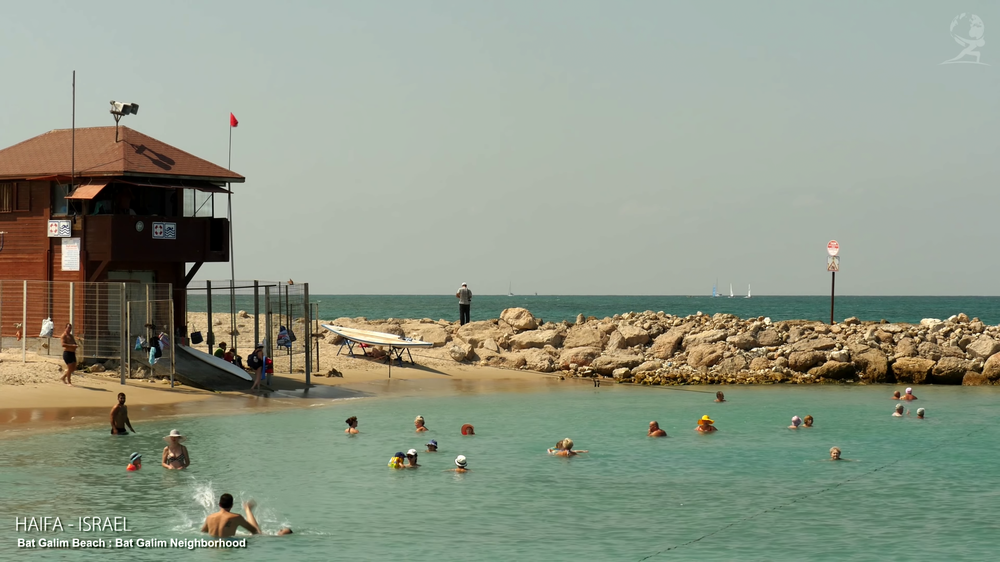
%> input picture 1_43_long6.png, 1000 x 562 px, shrunk from 2560 x 1440 before the run
$ octave test_wlsFilter.m   (GNU Octave 9; MATLAB toolbox functions it lacks are replaced by stand-ins)
%> lines starting %> are read from the running program, lines starting %| are printed output that depends on the picture
### wlsFilter.m
function OUT = wlsFilter(IN, lambda, alpha, L)
%WLSFILTER Edge-preserving smoothing based on the weighted least squares(WLS)
%   optimization framework, as described in Farbman, Fattal, Lischinski, and
%   Szeliski, "Edge-Preserving Decompositions for Multi-Scale Tone and Detail
%   Manipulation", ACM Transactions on Graphics, 27(3), August 2008.
%
%   Given an input image IN, we seek a new image OUT, which, on the one hand,
%   is as close as possible to IN, and, at the same time, is as smooth as
%   possible everywhere, except across significant gradients in L.
%
%
%   Input arguments:
%   ----------------
%     IN              Input image (2-D, double, N-by-M matrix).
%
%     lambda          Balances between the data term and the smoothness
%                     term. Increasing lambda will produce smoother images.
%                     Default value is 1.0
%
%     alpha           Gives a degree of control over the affinities by non-
%                     lineary scaling the gradients. Increasing alpha will
%                     result in sharper preserved edges. Default value: 1.2
%
%     L               Source image for the affinity matrix. Same dimensions
%                     as the input image IN. Default: log(IN)
%
%
%   Example
%   -------
%     RGB = imread('peppers.png');
%     I = double(rgb2gray(RGB));
%     I = I./max(I(:));
%     res = wlsFilter(I, 0.5);
%     figure, imshow(I), figure, imshow(res)
%     res = wlsFilter(I, 2, 2);
%     figure, imshow(res)

if(~exist('L', 'var')),
    L = log(IN+eps);
end

if(~exist('alpha', 'var')),
    alpha = 1.2;
end

if(~exist('lambda', 'var')),
    lambda = 1;
end

smallNum = 0.0001;

[r,c] = size(IN);
k = r*c;

% Compute affinities between adjacent pixels based on gradients of L
dy = diff(L, 1, 1);
dy = -lambda./(abs(dy).^alpha + smallNum);
dy = padarray(dy, [1 0], 'post');
dy = dy(:);

dx = diff(L, 1, 2);
dx = -lambda./(abs(dx).^alpha + smallNum);
dx = padarray(dx, [0 1], 'post');
dx = dx(:);


% Construct a five-point spatially inhomogeneous Laplacian matrix
B(:,1) = dx;
B(:,2) = dy;
d = [-r,-1];
A = spdiags(B,d,k,k);

e = dx;
w = padarray(dx, r, 'pre'); w = w(1:end-r);
s = dy;
n = padarray(dy, 1, 'pre'); n = n(1:end-1);

D = 1-(e+w+s+n);
A = A + A' + spdiags(D, 0, k, k);

% Solve
OUT = A\IN(:);
OUT = reshape(OUT, r, c);
end

### test_wlsFilter.m
RGB = imread('1_43_long6.png');
%> RGB is the input picture: size 562x1000x3 uint8; mean R, G, B 142.7, 151.1, 133.9
I = double(rgb2gray(RGB));
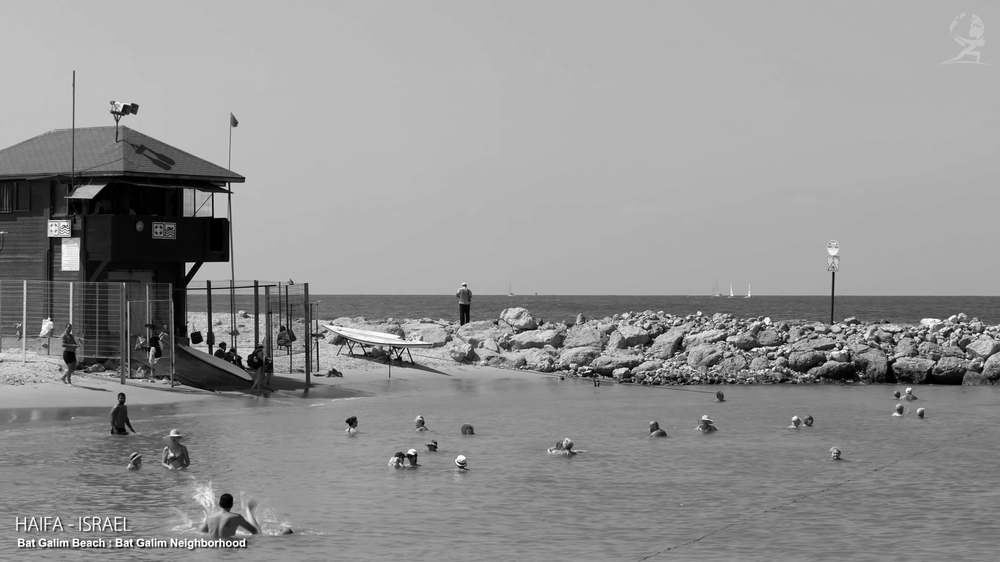
%> I: size 562x1000 double; min 0, max 255, mean 146.6
I = I./max(I(:));
figure, imshow(I)
%res = wlsFilter(I, 0.5);
%figure, imshow(res)
%res = wlsFilter(I, 2, 2);
%figure, imshow(res)
res = wlsFilter(I, 0.5, 0.1);
%> in wlsFilter, `L = log(IN+eps);`:
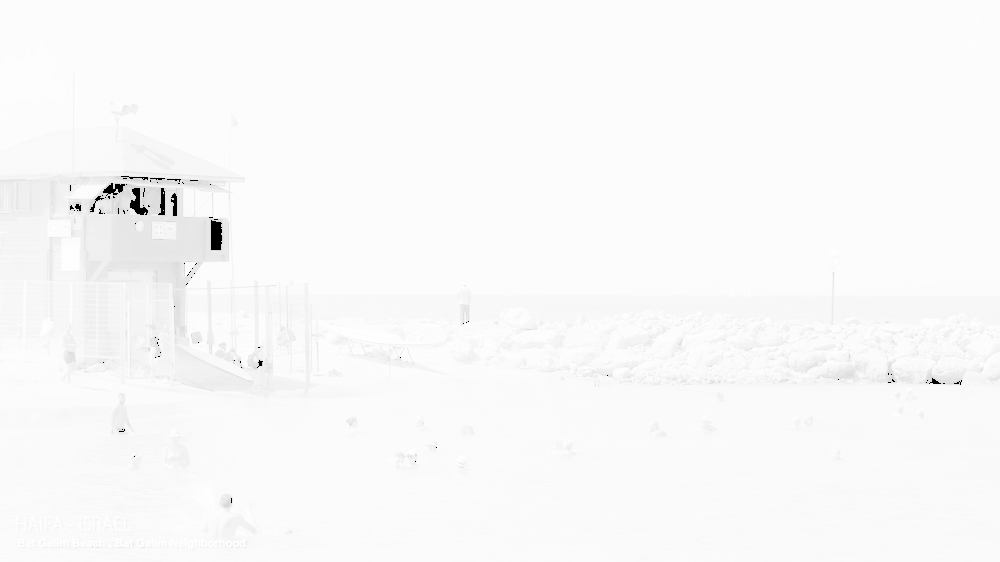
%> L: size 562x1000 double; min -36.04, max 2.22e-16, mean -0.735; drawn with min black and max white
%> in wlsFilter, `dy = diff(L, 1, 1);`:
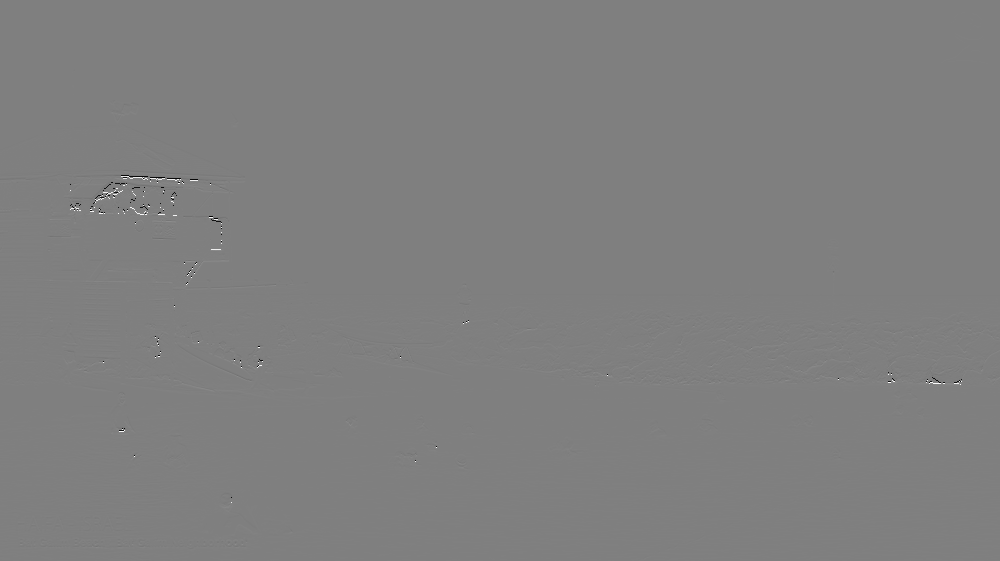
%> dy: size 561x1000 double; min -35.39, max 35.2, mean 0; drawn with min black and max white
%> in wlsFilter, `dy = -lambda./(abs(dy).^alpha + smallNum);`:
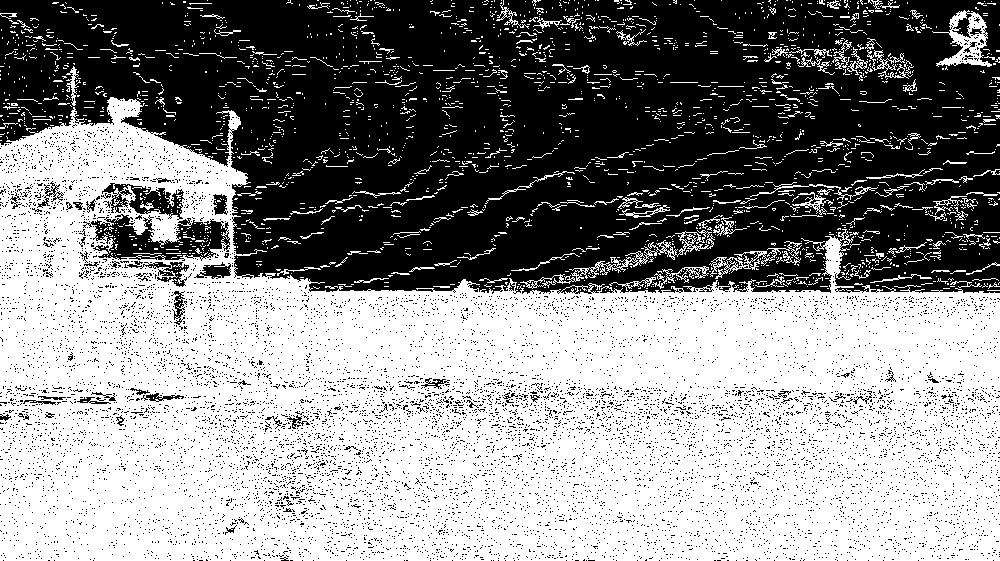
%> dy: size 561x1000 double; min -5000, max -0.35, mean -2262; drawn with min black and max white
%> in wlsFilter, `dy = padarray(dy, [1 0], 'post');`:
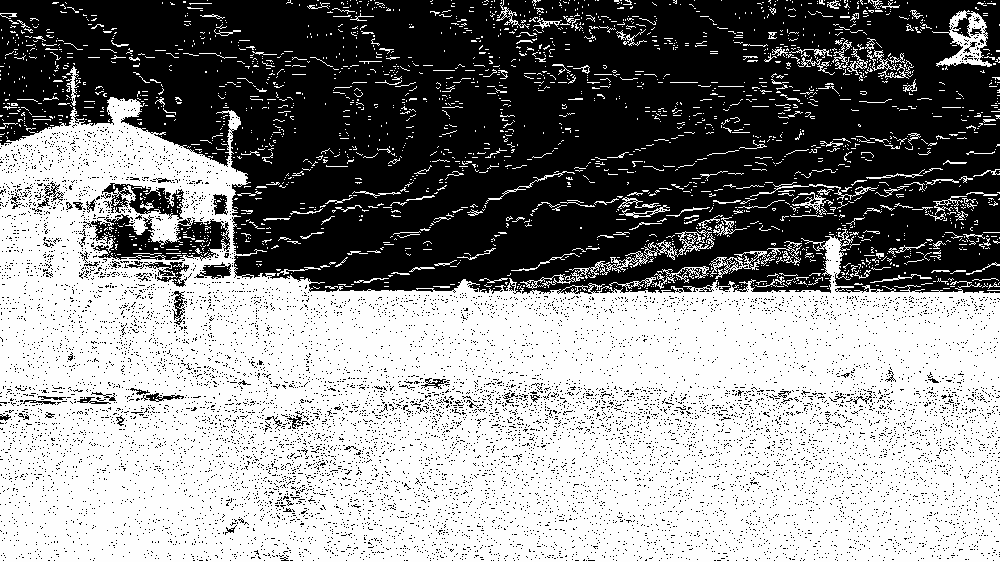
%> dy: size 562x1000 double; min -5000, max 0, mean -2258; drawn with min black and max white
%> in wlsFilter, `dx = -lambda./(abs(dx).^alpha + smallNum);`:
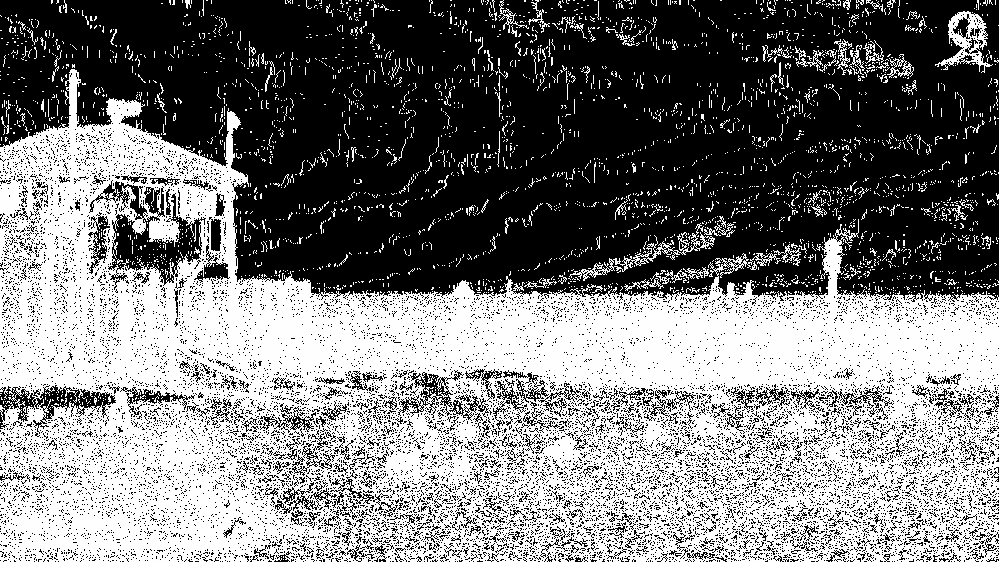
%> dx: size 562x999 double; min -5000, max -0.35, mean -2587.1; drawn with min black and max white
%> in wlsFilter, `dx = padarray(dx, [0 1], 'post');`:
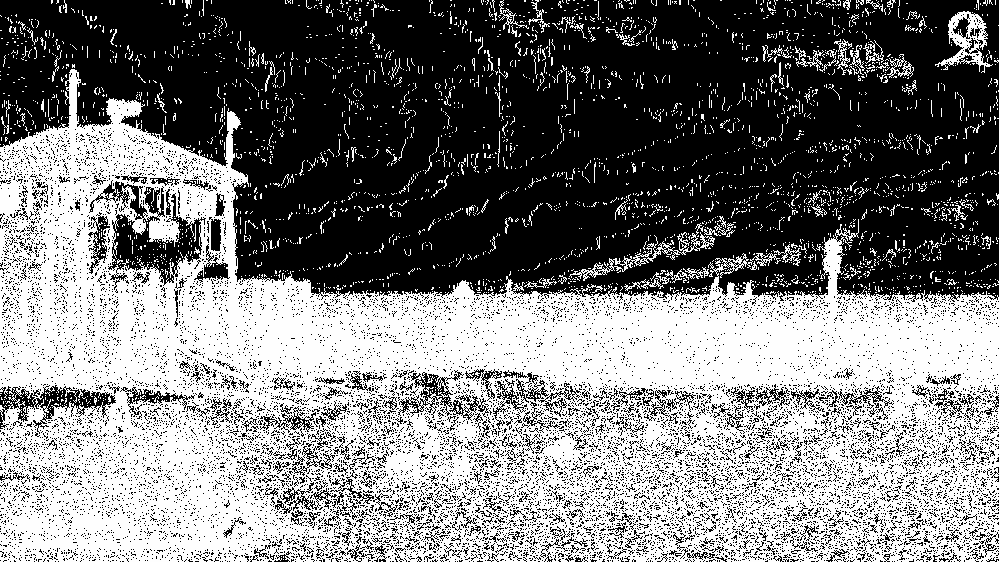
%> dx: size 562x1000 double; min -5000, max 0, mean -2584.5; drawn with min black and max white
figure, imshow(res)

$ run again, with imsharpen_a1.png copied over 1_43_long6.png
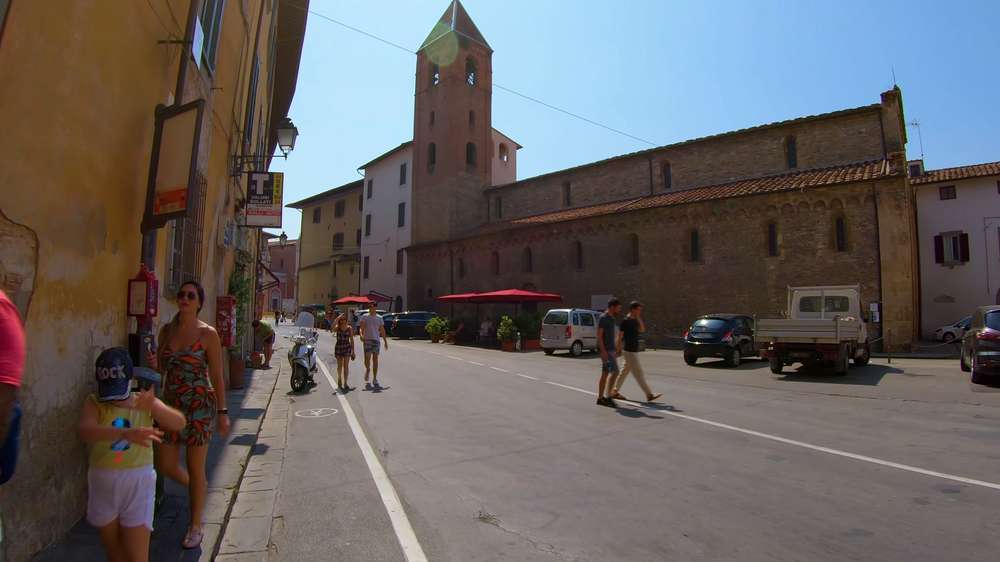
%> input picture imsharpen_a1.png, 1000 x 562 px, shrunk from 2560 x 1440 before the run
%> RGB is the input picture: size 562x1000x3 uint8; mean R, G, B 102.2, 98.2, 97.8
%> in wlsFilter, `dy = padarray(dy, [1 0], 'post');`:
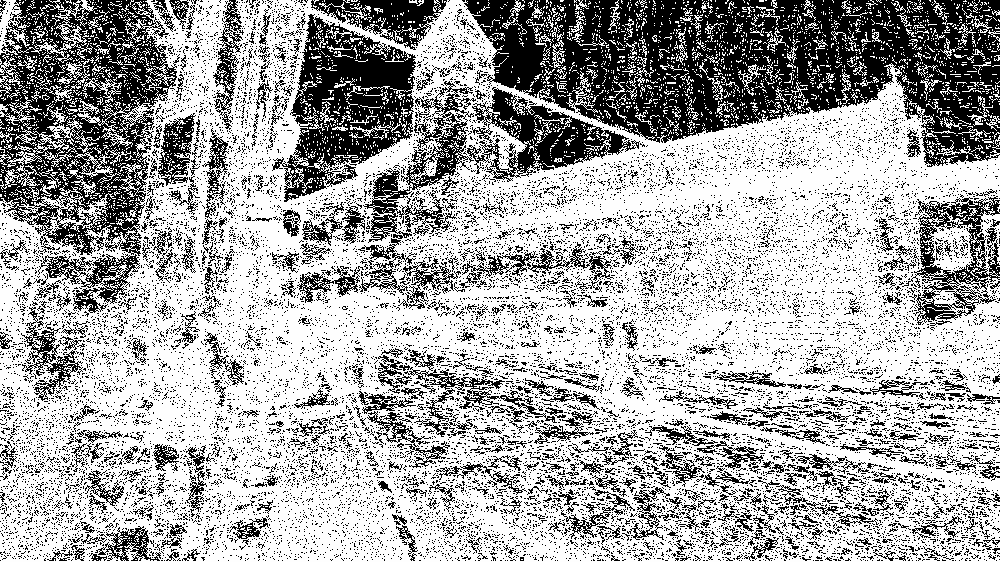
%> dy: size 562x1000 double; min -5000, max 0, mean -1705.3; drawn with min black and max white
%> in wlsFilter, `dx = padarray(dx, [0 1], 'post');`:
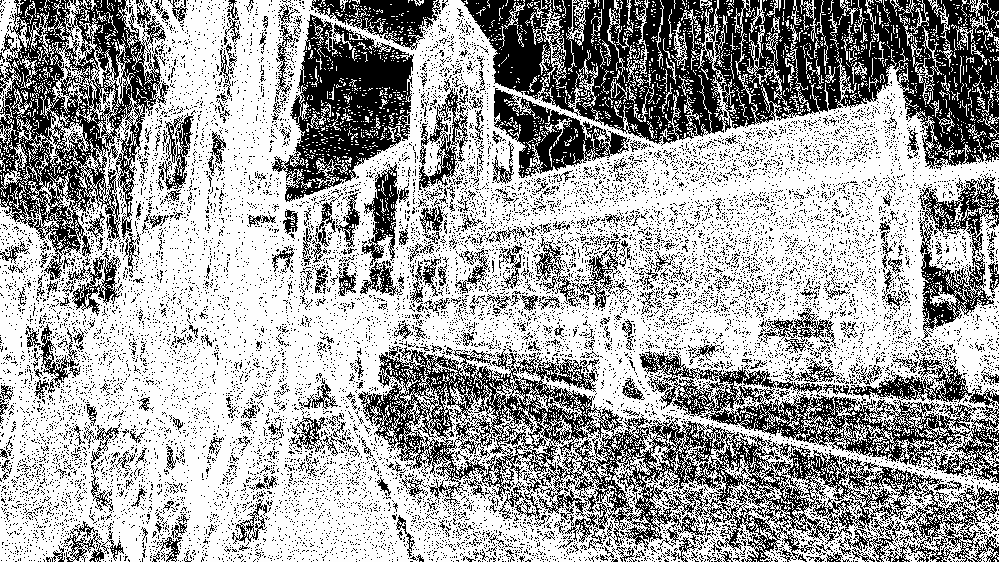
%> dx: size 562x1000 double; min -5000, max 0, mean -1796.8; drawn with min black and max white
